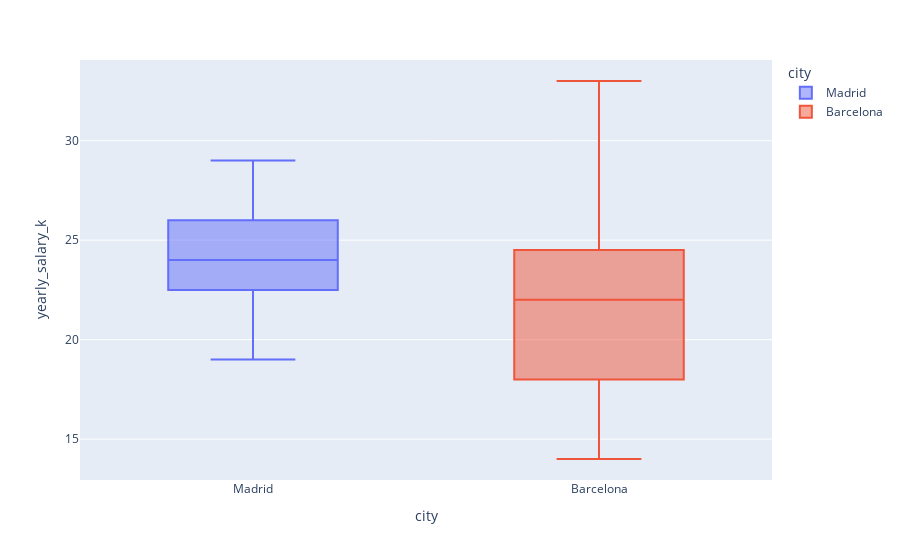

Here is the notebook cell this chart was saved with:
### Markdown cell above
#### Visualize the data

### Code cell


### Figure 1 — Plotly figure (JSON) as saved in the notebook; plotly's stock layout.template omitted (floating-point values rounded to 4 significant figures)
{"data": [{"alignmentgroup": "True", "hovertemplate": "city=%{x}<br>yearly_salary_k=%{y}<extra></extra>", "legendgroup": "Madrid", "marker": {"color": "#636efa"}, "name": "Madrid", "notched": false, "offsetgroup": "Madrid", "orientation": "v", "showlegend": true, "type": "box", "x": ["Madrid", "Madrid", "Madrid", "Madrid", "Madrid", "Madrid", "Madrid", "Madrid", "Madrid", "Madrid", "Madrid", "Madrid", "Madrid", "Madrid", "Madrid", "Madrid", "Madrid", "Madrid", "Madrid", "Madrid"], "x0": " ", "xaxis": "x", "y": [26, 24, 26, 29, 24, 24, 29, 27, 23, 26, 23, 23, 25, 19, 19, 23, 21, 25, 22, 20], "y0": " ", "yaxis": "y"}, {"alignmentgroup": "True", "hovertemplate": "city=%{x}<br>yearly_salary_k=%{y}<extra></extra>", "legendgroup": "Barcelona", "marker": {"color": "#EF553B"}, "name": "Barcelona", "notched": false, "offsetgroup": "Barcelona", "orientation": "v", "showlegend": true, "type": "box", "x": ["Barcelona", "Barcelona", "Barcelona", "Barcelona", "Barcelona", "Barcelona", "Barcelona", "Barcelona", "Barcelona", "Barcelona", "Barcelona", "Barcelona", "Barcelona", "Barcelona", "Barcelona", "Barcelona", "Barcelona", "Barcelona", "Barcelona", "Barcelona"], "x0": " ", "xaxis": "x", "y": [31, 22, 24, 16, 21, 24, 18, 25, 20, 22, 20, 33, 23, 18, 28, 17, 25, 14, 17, 24], "y0": " ", "yaxis": "y"}], "layout": {"boxmode": "overlay", "legend": {"title": {"text": "city"}, "tracegroupgap": 0}, "margin": {"t": 60}, "xaxis": {"anchor": "y", "categoryarray": ["Madrid", "Barcelona"], "categoryorder": "array", "domain": [0, 1], "title": {"text": "city"}}, "yaxis": {"anchor": "x", "domain": [0, 1], "title": {"text": "yearly_salary_k"}}}}
